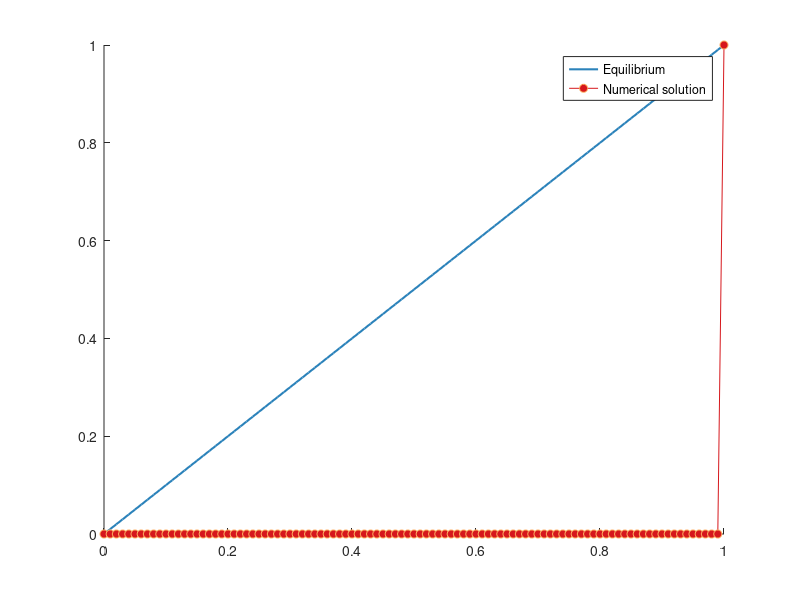

Write the MATLAB code that produced this figure. (Note: this script raises an error after producing the figure.)
function diffusion_fimp(fac)
% Solve the 1-D diffusion equation using the fully implicit scheme
% with Dirichlet BCs

% Defaults:
if nargin < 1
    fac = 20; % For FTCS, this must be <= 1/2 for stability
end

% Fixed parameters
kappa = 1;           % Thermal conductivity
h = 0.01;            % Spatial step
numSteps = 200;      % Number of time steps
tau = fac*h^2/kappa; % Time step
snapshotPeriod = 20; % Take regular snapshots (set to zero for none)
showHeatmap = false; % Show the heatmap plot at the end.

% Display the FTCS stability factor
fprintf('FTCS stability factor: %g (FTCS stable if <1/2)\n',fac);

%-------------------------------------------------------------------------------
% Column vector of x values
x = (0:h:1)';
L = length(x);

% Construct the matrix D associated with the second spatial derivative
D = -2*eye(L);
D = D + diag(ones(L-1,1),+1) + diag(ones(L-1,1),-1);

% Construct the matrix in the linear system being solved at each step
M = eye(L) - fac*D;

% Impose Dirichlet boundary conditions
M(1,:) = zeros(1,L);
M(1,1) = 1;
M(L,:) = zeros(1,L);
M(L,L) = 1;

% Initial conditions and BCs
temp = zeros(L,1);
temp(1) = 0;
temp(L) = 1;

% Record T(x,t) matrix for visualisation
temp_xt = zeros(L,numSteps+1);
temp_xt(:,1) = temp;
time = tau*(0:numSteps);

%-------------------------------------------------------------------------------
% Plot initial condition and set up for animation
f = figure('color','w');
hold('on')
niceRed = [0.84,0.09,0.11];
niceOrange = [0.99,0.68,0.38];
niceBlue = [0.17,0.51,0.73];
p_TempEqm = plot(x,x,'-','Color',niceBlue,'LineWidth',1.5); % initial profile
p_Temp = plot(x,temp,'o-','Color',niceRed,...
                'MarkerFaceColor',niceRed,...
                'MarkerEdgeColor',niceOrange);
h_legend = legend([p_TempEqm,p_Temp],{'Equilibrium','Numerical solution'});
h_legend.Box = 'off';
h_legend.Location = 'NorthWest';
xlabel('Position (non-dim.)');
ylabel('Temperature (non-dim.)');
axis([0 1 0 1]);

%-------------------------------------------------------------------------------
% March forwards in time
for n = 1:numSteps

    % Solve the matrix equation for a time step
    temp = M\temp;

    % Plot the temperature versus position and the equilibrium
    % solution, with annotations
    p_Temp.YData = temp;
    title(sprintf('f = %g, Time: %g [%u/%u]',fac,time(n+1),n,numSteps));
    drawnow()

    if snapshotPeriod > 0 && rem(n,snapshotPeriod)==0
        plot(x,temp,'o-','Color',niceRed,...
                'MarkerEdgeColor',niceRed,...
                'MarkerFaceColor',niceRed,...
                'MarkerSize',3);
    end

    % Record T(x,t) matrix for visualisation
    temp_xt(:,n+1) = temp;
end

%-------------------------------------------------------------------------------
% Visualize temperature versus position and time as a heatmap
if showHeatmap
    f2 = figure(2);
    f2.Color = 'w';
    colormap(hot)
    imagesc(x,time,flipud(temp_xt'));
    xlabel('Position');
    ylabel('Time');
    cB = colorbar();
    cB.Label.String = 'Temperature';
end

end
